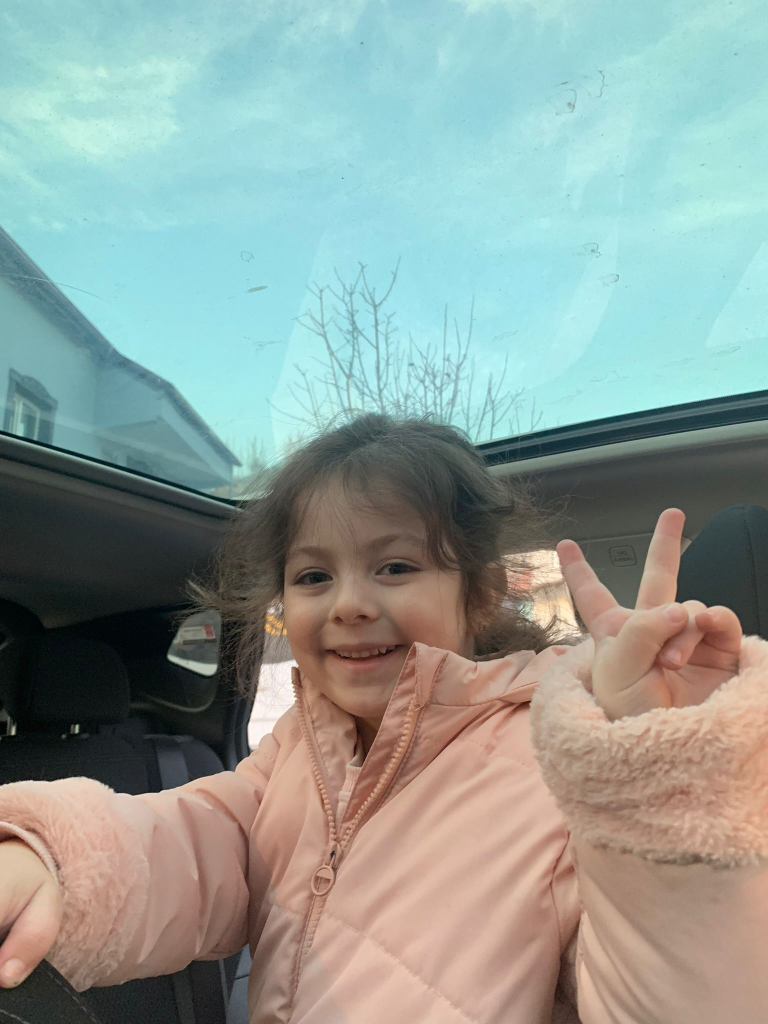
#> input picture src/aysenaz.jpg, 1536 x 2048 px, found by its file name (shown at 1/2 size)
$ python 10_Resim_donusum_duzayi.py
#> lines starting #> are read from the running program, lines starting #| are printed output that depends on the picture
import cv2

import numpy as np

img=cv2.imread("C:\\OpenCv_Uygulamalar_1\\src\\aysenaz.jpg",0)
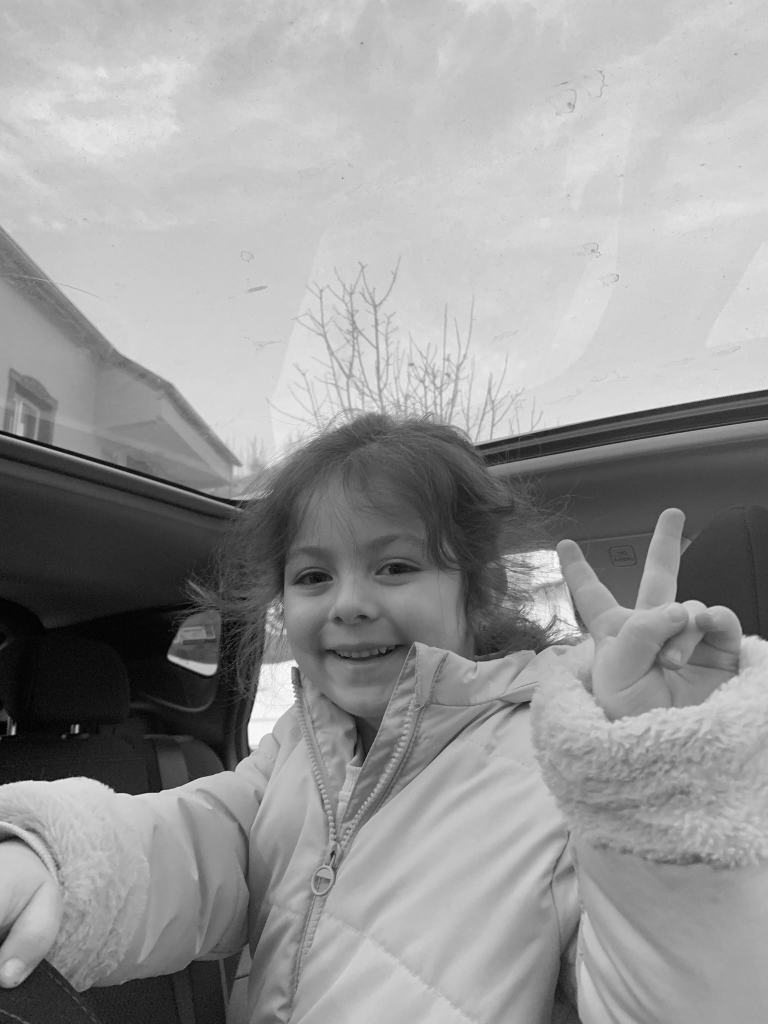
#> img: shape (2048, 1536) (shown at 1/2 size); min 0, max 255, mean 152.2
img=cv2.resize(img,(650,650))
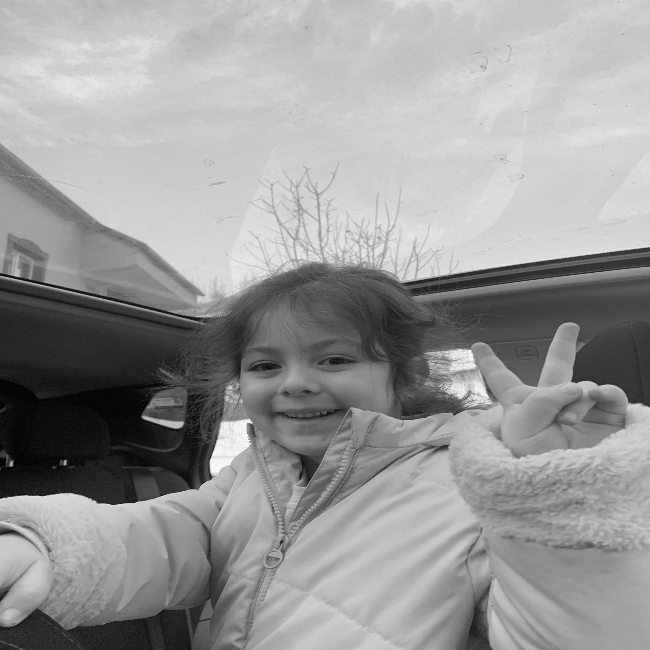
#> img: shape (650, 650); min 0, max 253, mean 152.1
row,col=img.shape
#> row = 650; col = 650
# print(row)
# print(col)

#Transformasyon:Dönüşüm uzzayı
Matris=np.float32([[1,0,150],[0,1,150]])

dst=cv2.warpAffine(img,Matris,(row,col))
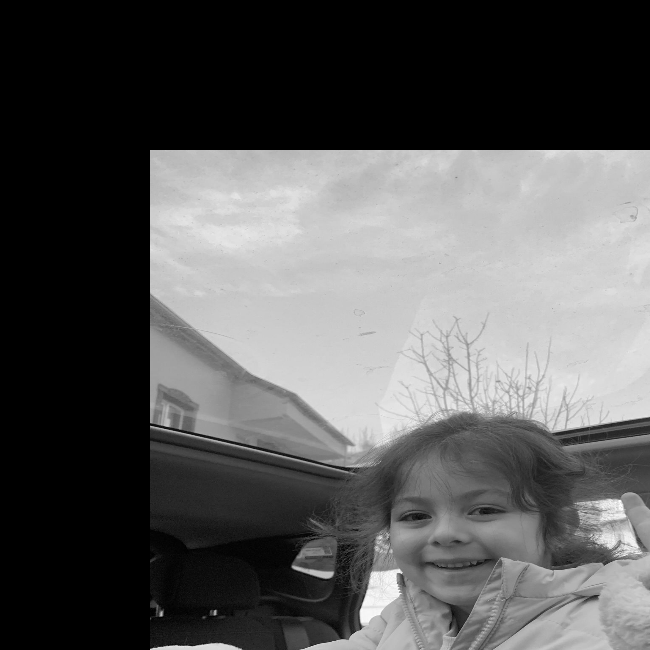
#> dst: shape (650, 650); min 0, max 253, mean 88.3

cv2.imshow("Original",img)
cv2.imshow("Dst",dst)
cv2.waitKey(0)

$ run again, with src/Guzum.jpg copied over src/aysenaz.jpg
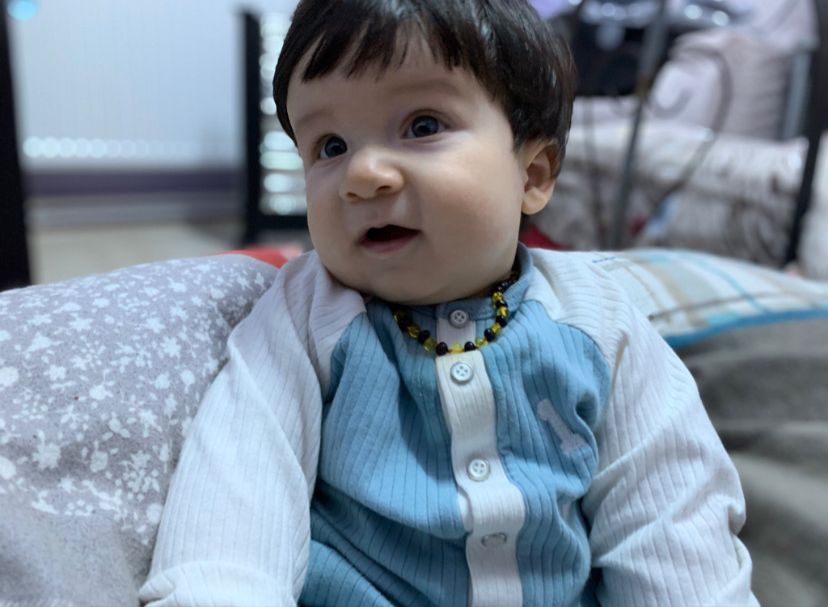
#> input picture src/Guzum.jpg, 828 x 607 px, found by its file name
#> `img=cv2.resize(img,(650,650))`:
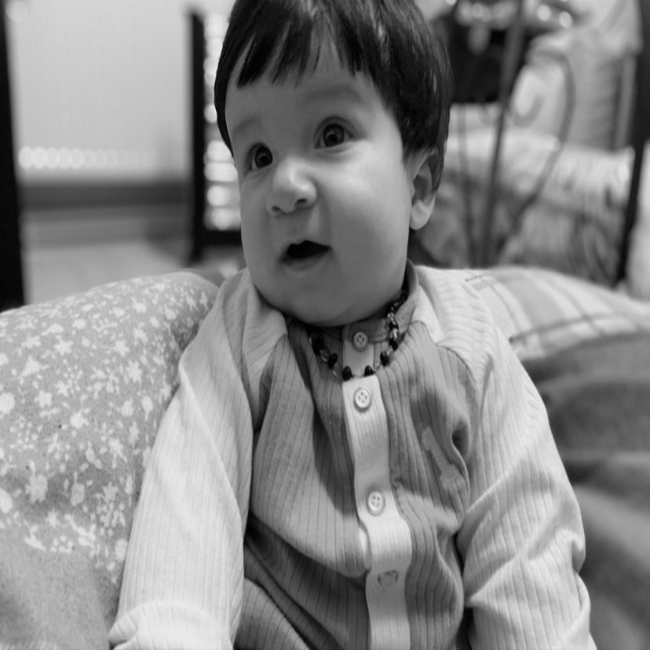
#> img: shape (650, 650); min 0, max 237, mean 135.5
#> `dst=cv2.warpAffine(img,Matris,(row,col))`:
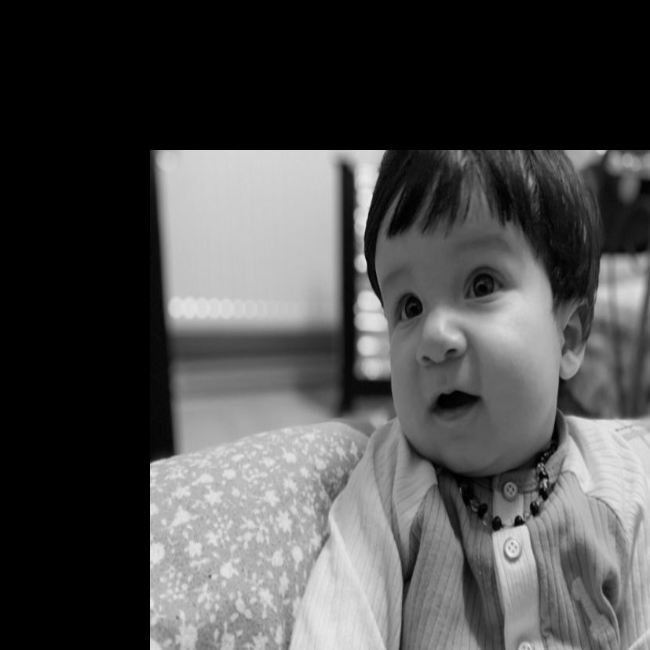
#> dst: shape (650, 650); min 0, max 235, mean 76.6

$ run again, with src/Kizlarim.jpg copied over src/aysenaz.jpg
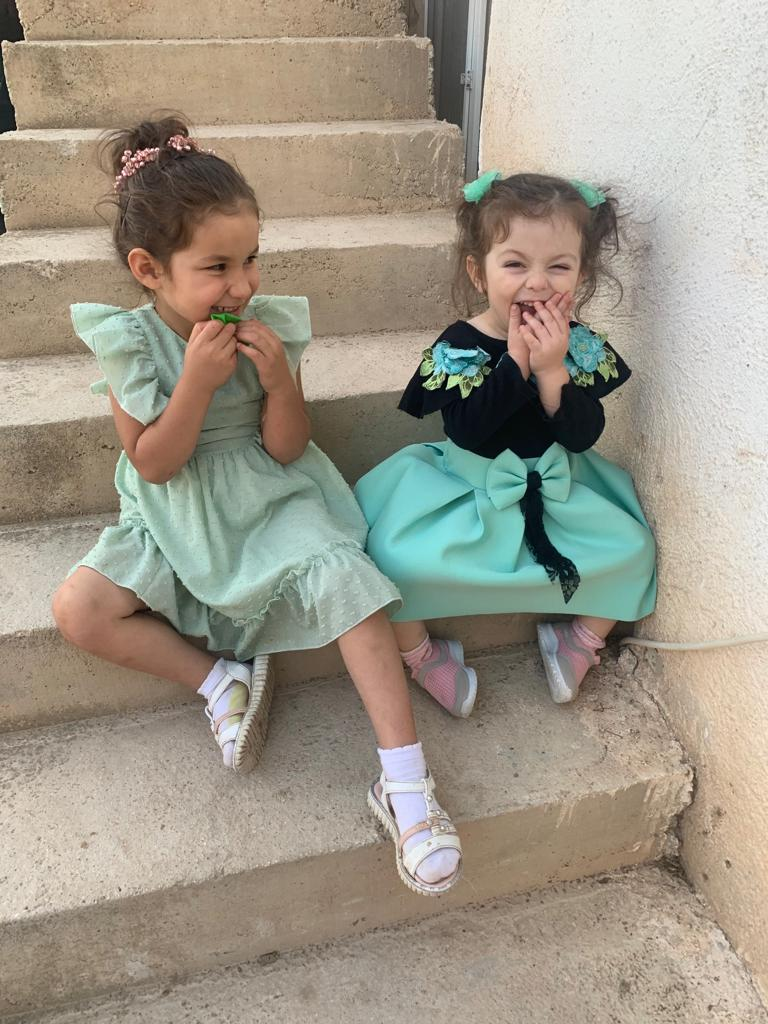
#> input picture src/Kizlarim.jpg, 768 x 1024 px, found by its file name
#> `img=cv2.resize(img,(650,650))`:
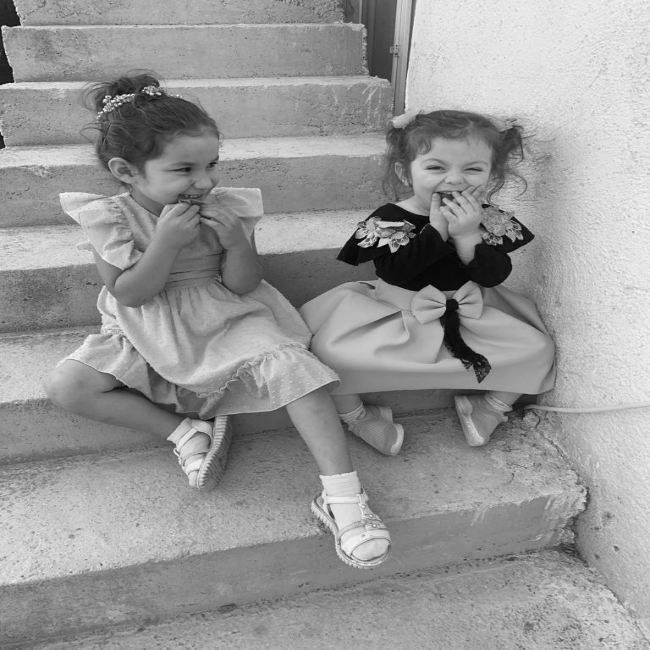
#> img: shape (650, 650); min 1, max 251, mean 152
#> `dst=cv2.warpAffine(img,Matris,(row,col))`:
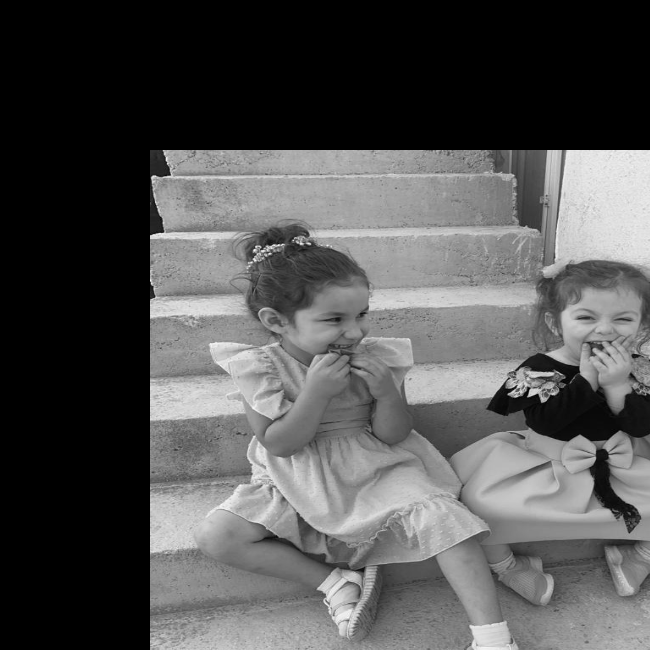
#> dst: shape (650, 650); min 0, max 248, mean 82.4

$ run again, with src/aircraft.jpg copied over src/aysenaz.jpg
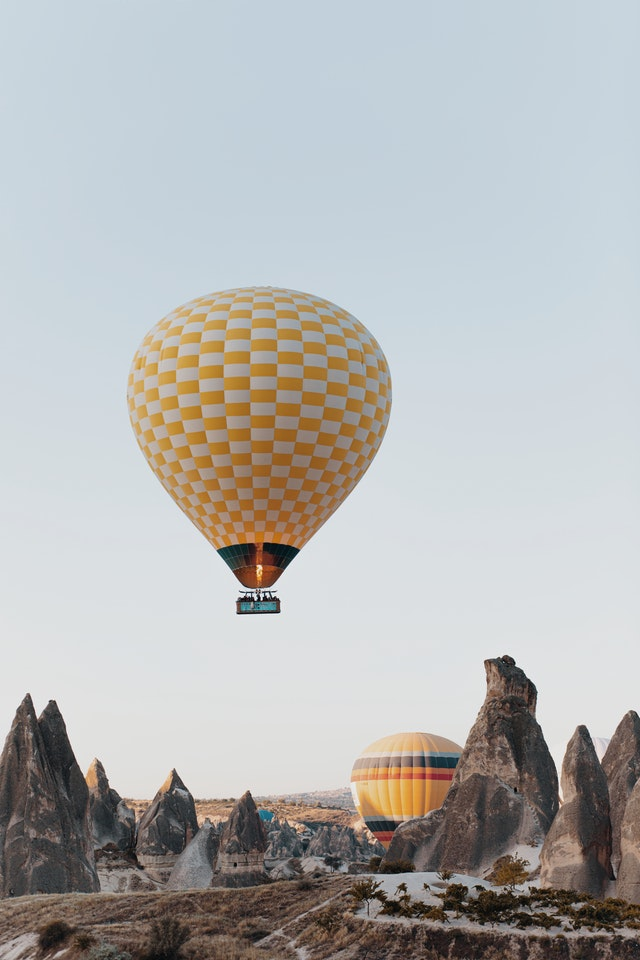
#> input picture src/aircraft.jpg, 640 x 960 px, found by its file name
#> `img=cv2.resize(img,(650,650))`:
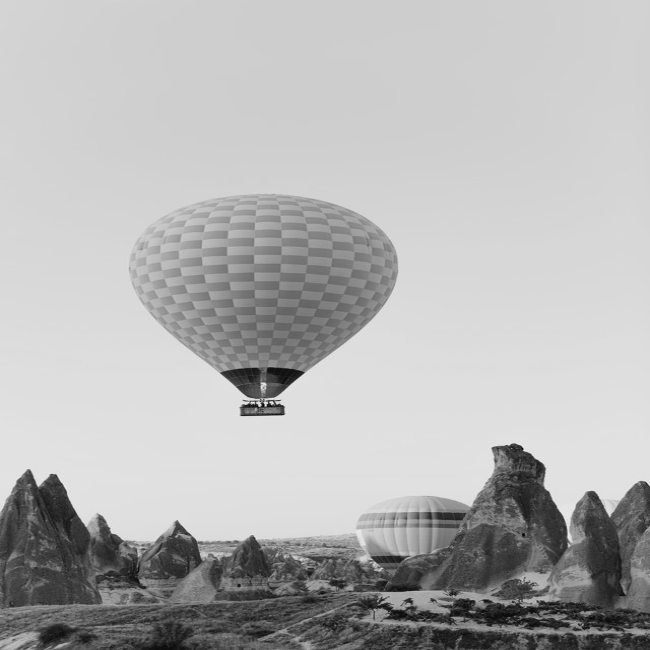
#> img: shape (650, 650); min 1, max 245, mean 180.3
#> `dst=cv2.warpAffine(img,Matris,(row,col))`:
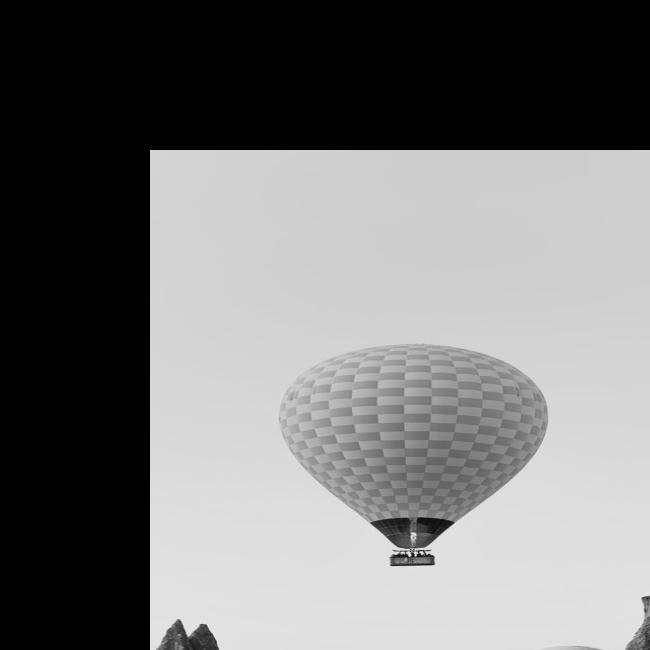
#> dst: shape (650, 650); min 0, max 245, mean 119.2
